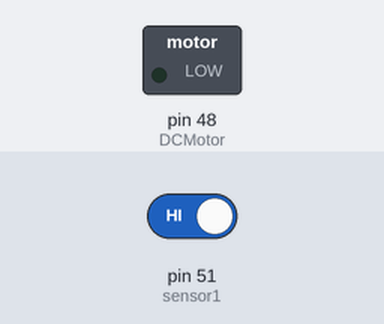
Bench run of a sketch on a simulated Arduino Mega 2560, built with avr-gcc and run on an emulated ATmega2560. Shown: switched loads named in the sketch (green lamp = pin HIGH). The inputs (shaded band) are chosen by the test bench; at power-on: pin 51 (sensor1) HIGH. Random numbers use the default seed unless the sketch sets one; pins used as bus, display or sensor lines are not drawn.

Above: at 1.2 s.
1.3 s: pin 51 (sensor1) driven LOW
At 1.8 s:
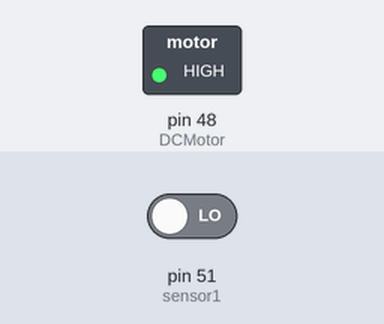
2.8 s: pin 51 (sensor1) driven HIGH
At 4.2 s:
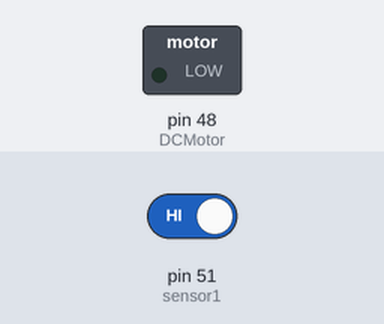
Timing chart, 0 to 5.8 s (numbered marks = the images above; inputs shaded):
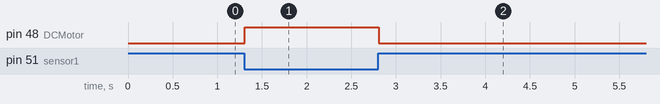

Measured:
- after the input at 1.3 s, pin 48 (DCMotor): LOW → HIGH at once
- after the input at 2.8 s, pin 48 (DCMotor): HIGH → LOW at once

The sketch:

LoadingFunctions.ino
```cpp
#include <LiquidCrystal.h>
#include <Stepper.h>
#define sensor1 51
#define sensor2 53
#define DCMotor 48
#define DCEnable 50
LiquidCrystal lcd(23, 25, 27, 29, 31, 33);

int onPallet = 0; //the number of boxes on he pallet
long batchSize;
int stepsPerRevolution = 200;
Stepper upStepper(stepsPerRevolution, 2, 3, 4, 5);

//Function definitions
void StartBatch(long* randNum, LiquidCrystal lcd);
void LoadProcess(int sensor, int motor, int batchSize, LiquidCrystal lcd);
void ReadyBatch(int sensor, int motor);
void LoadBox(int sensor, int motor, int *numOnPallet);

void setup() {
  pinMode(sensor1, INPUT_PULLUP);
  pinMode(sensor2, INPUT_PULLUP);
  pinMode(DCMotor, OUTPUT);
  pinMode(DCEnable, OUTPUT);
  digitalWrite(DCEnable, HIGH);
}

void loop() {
  StartBatch(&batchSize, lcd);
  LoadProcess(sensor1, DCMotor, batchSize, lcd);
  ReadyBatch(sensor2, DCMotor);
  delay(5000);
}

void StartBatch(long* randNum, LiquidCrystal lcd){
//  randomSeed(analogRead(A0));
  *randNum = random(1, 9);
  delay(200);
  lcd.clear();
  lcd.print("Please load: ");
  lcd.println(*randNum);
}

void LoadProcess(int sensor, int motor, int batchSize, LiquidCrystal lcd){
  //Function goes through process to load batch onto conveyor
  int prevSensor = digitalRead(sensor);
  int numLoad = 0;
  delay(200);
  lcd.clear();
  lcd.print(numLoad);
  lcd.println(" boxes loaded");
  while(numLoad < batchSize){
    if(prevSensor == HIGH && digitalRead(sensor) == LOW){
      //On beam break
      digitalWrite(motor, HIGH);
    }
    if(prevSensor == LOW && digitalRead(sensor) == HIGH){
      //On beam-restore
      //delay here to create a greater gap between boxes
      digitalWrite(motor, LOW);
      numLoad++;//Once beam is cleared the box is loaded and incremented
      lcd.clear();
      lcd.print(numLoad);
      lcd.println(" boxes loaded");
    }
    prevSensor = digitalRead(sensor);
    delay(100);
  }
  lcd.clear();
  lcd.println("Batch Loaded!");
  delay(1000);
}

void ReadyBatch(int sensor, int motor){
  //This function readies the batch for dropping onto pallet
  digitalWrite(motor, HIGH);
  while(digitalRead(sensor) == HIGH){
    //Move until beam breaks
    delay(100);
  }
  digitalWrite(motor, LOW);
}

void LoadBox(int sensor, int motor, int *numOnPallet){
  //Drop box through chute onto pallet
  int prev = digitalRead(sensor);
  digitalWrite(motor, HIGH);
  while( prev == LOW || digitalRead(sensor) == HIGH){
    //while the beam isn't broken
    delay(10);
  }
  digitalWrite(motor, LOW);
  *numOnPallet++;
}
```
